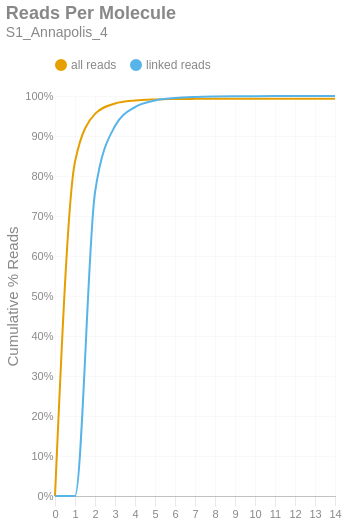

This figure's notebook cell:
### Markdown cell above
### Reads per Molecule
This chart shows the cumulative distribution of the number of reads per linked molecule. That is, how many alignments are associated with a unique molecule. This excludes the number of reads associated with invalid or absent linked-read barcodes. The `linked` histogram is the percentages recalculated when disregarding singletons.

### Code cell
if SKIPLR:
    print_html(f"Skipped")
else:
    counts = np.bincount(valids['reads'].cast(pl.Int64).to_numpy())
    weighted = counts * np.arange(len(counts))
    all_perc = weighted / n_reads
    linked_perc = weighted / n_linked_reads
    linked_perc[1] = 0
    binned_df = pl.DataFrame({
        'readsper': list(range(len(counts))),
        'all reads (cumsum)': np.cumsum(all_perc).tolist(),
        'linked reads (cumsum)': np.cumsum(linked_perc).tolist(),
    })

    with SafeRender(binned_df):
        (
            density_plot(binned_df, 'Reads Per Molecule', samplename, 'readspmol')
            .encode(
                x=alt.X('readsper:O', title=None).axis(labelAngle=0).scale(padding=0),
                y=alt.Y('value:Q', title='Cumulative % Reads').axis(format='%').stack(False),
                color=alt.Color("key:N").scale(domain=["all reads", "linked reads"]),
                tooltip=[
                    alt.Tooltip("key:N", title="Data Type"),
                    alt.Tooltip("readsper:O", title="Reads Per Molecule"),
                    alt.Tooltip("value:Q", format=".2%", title="% Reads (Cum.)")
                ]            
            )
        ).display()

### Figure 1 — Vega-Lite specification as saved in the notebook (floating-point values rounded to 4 significant figures)
{"width": "container", "height": 400, "config": {"title": {"anchor": "start", "dy": -15, "fontSize": 18, "color": "#888888", "subtitleColor": "#888888", "subtitleFontSize": 14}, "arc": {"fill": "#0072B2"}, "axis": {"domainColor": "#888888", "domainWidth": 0.5, "gridWidth": 0.2, "grid": false, "titleFontWeight": 400, "titleFontSize": 15, "labelFontSize": 11, "labelColor": "#888888", "tickColor": "#888888", "tickWidth": 0.2, "titleColor": "#888888"}, "axisBand": {"grid": false}, "axisX": {"grid": true, "tickSize": 10, "domainCap": "round"}, "axisY": {"domain": false, "grid": true, "tickSize": 0, "domainCap": "round"}, "background": "transparent", "header": {"labelFontSize": 15, "labelColor": "#888888", "titleFontSize": 15, "titleFontWeight": 600, "titleColor": "#888888"}, "legend": {"labelFont": "sans-serif", "labelFontSize": 12, "labelColor": "#888888", "symbolSize": 100, "symbolType": "circle", "titleFontSize": 12, "titlePadding": 10, "titleColor": "#888888", "title": null, "orient": "top"}, "range": {"category": ["#E69F00", "#56B4E9", "#009E73", "#F0E442", "#0072B2", "#D55E00", "#CC79A7", "#000000"], "diverging": ["#cfe8f3", "#a2d4ec", "#73bfe2", "#46abdb", "#1696d2", "#12719e"]}, "area": {"fill": "#0072B2", "fillOpacity": 0.7, "line": true, "strokeOpacity": 0.7}, "line": {"color": "#0072B2", "stroke": "#0072B2", "strokeWidth": 2}, "trail": {"color": "#0072B2", "stroke": "#0072B2", "strokeWidth": 0, "size": 1}, "point": {"filled": true, "fillOpacity": 1.0, "size": 95}, "text": {"color": "#888888", "fontSize": 11, "align": "right", "fontWeight": 400, "size": 11}, "bar": {"fill": "#0072B2", "stroke": null}, "view": {"stroke": null, "continuousWidth": 660, "continuousHeight": 400}}, "data": {"name": "data-8ceb48b6ba02dd1245848b1c553f9592"}, "mark": {"type": "line", "interpolate": "monotone", "point": {"opacity": 0, "size": 275}}, "encoding": {"color": {"field": "key", "scale": {"domain": ["all reads", "linked reads"]}, "type": "nominal"}, "tooltip": [{"field": "key", "title": "Data Type", "type": "nominal"}, {"field": "readsper", "title": "Reads Per Molecule", "type": "ordinal"}, {"field": "value", "format": ".2%", "title": "% Reads (Cum.)", "type": "quantitative"}], "x": {"axis": {"labelAngle": 0}, "field": "readsper", "scale": {"padding": 0}, "title": null, "type": "ordinal"}, "y": {"axis": {"format": "%"}, "field": "value", "stack": false, "title": "Cumulative % Reads", "type": "quantitative"}}, "params": [{"name": "param_c36ac31b6afebe62", "select": {"type": "point", "fields": ["key"]}, "bind": "legend"}], "title": {"text": "Reads Per Molecule", "subtitle": "S1_Annapolis_4"}, "transform": [{"fold": ["all reads (cumsum)", "linked reads (cumsum)"]}, {"calculate": "replace(datum.key, ' (cumsum)', '')", "as": "key"}, {"filter": {"param": "param_c36ac31b6afebe62"}}], "usermeta": {"embedOptions": {"downloadFileName": "S1_Annapolis_4.readspmol"}}, "$schema": "https://vega.github.io/schema/vega-lite/v6.1.0.json", "datasets": {"data-8ceb48b6ba02dd1245848b1c553f9592": [{"readsper": 0, "all reads (cumsum)": 0.0, "linked reads (cumsum)": 0.0}, {"readsper": 1, "all reads (cumsum)": 0.8356, "linked reads (cumsum)": 0.0}, {"readsper": 2, "all reads (cumsum)": 0.9552, "linked reads (cumsum)": 0.7592}, {"readsper": 3, "all reads (cumsum)": 0.9814, "linked reads (cumsum)": 0.9249}, {"readsper": 4, "all reads (cumsum)": 0.9888, "linked reads (cumsum)": 0.9721}, {"readsper": 5, "all reads (cumsum)": 0.9914, "linked reads (cumsum)": 0.9887}, {"readsper": 6, "all reads (cumsum)": 0.9924, "linked reads (cumsum)": 0.9948}, {"readsper": 7, "all reads (cumsum)": 0.9928, "linked reads (cumsum)": 0.9975}, {"readsper": 8, "all reads (cumsum)": 0.993, "linked reads (cumsum)": 0.9987}, {"readsper": 9, "all reads (cumsum)": 0.9931, "linked reads (cumsum)": 0.9993}, {"readsper": 10, "all reads (cumsum)": 0.9932, "linked reads (cumsum)": 0.9997}, {"readsper": 11, "all reads (cumsum)": 0.9932, "linked reads (cumsum)": 0.9999}, {"readsper": 12, "all reads (cumsum)": 0.9932, "linked reads (cumsum)": 0.9999}, {"readsper": 13, "all reads (cumsum)": 0.9932, "linked reads (cumsum)": 1.0}, {"readsper": 14, "all reads (cumsum)": 0.9932, "linked reads (cumsum)": 1.0}]}}
